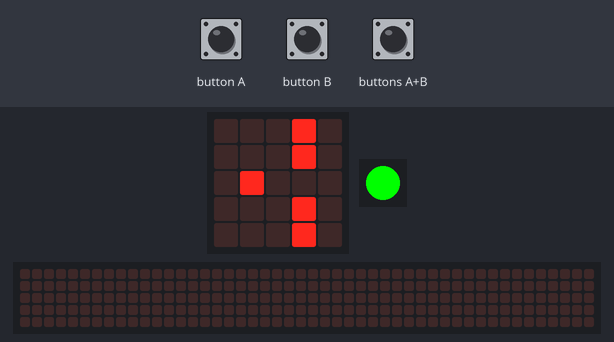
Bench run of a program on a simulated Calliope mini (MakeCode). Shown: the board's 5×5 LED display, 1 RGB LEDs in strip order, left to right, a strip that is not on the board, showing the scrolling text unrolled. The inputs (shaded band) are chosen by the test bench. Random numbers come from a fixed seed; the 48×5 strip is a reading aid, not a part: it shows the text the display is scrolling, unrolled, one strip-width of it at a time.

Above: at 1.6 s.
1.7 s: buttons A+B pressed for 0.15 s
At 1.93 s:
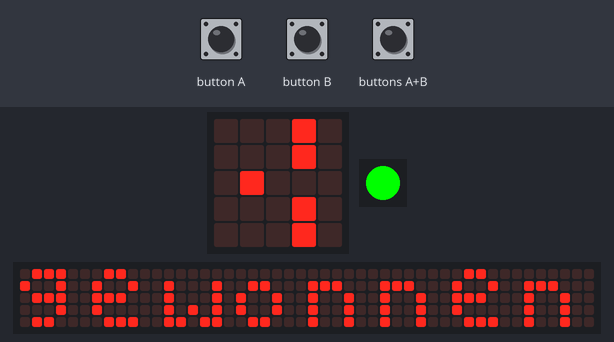
2.4 s: buttons A+B pressed for 1 s
At 3.85 s:
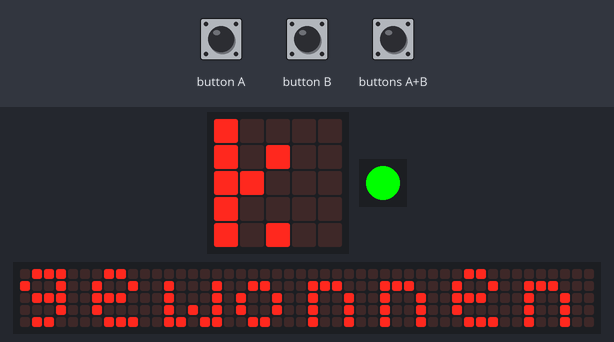
4.0 s: button A pressed for 0.15 s
At 4.45 s:
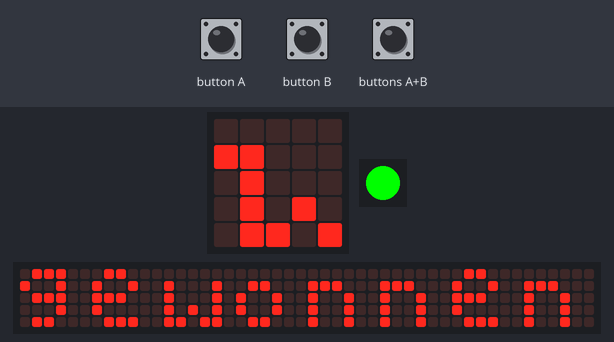
4.7 s: button B pressed for 0.15 s
At 5.05 s:
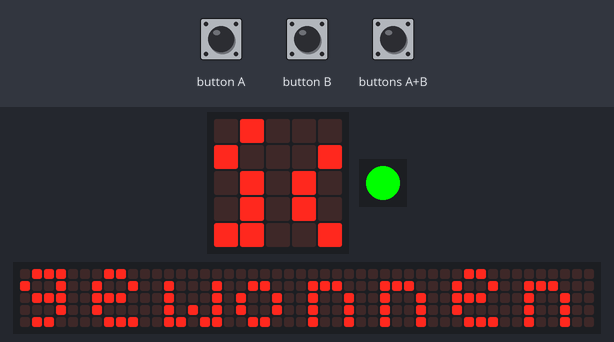
5.4 s: button A pressed for 0.15 s
At 5.95 s:
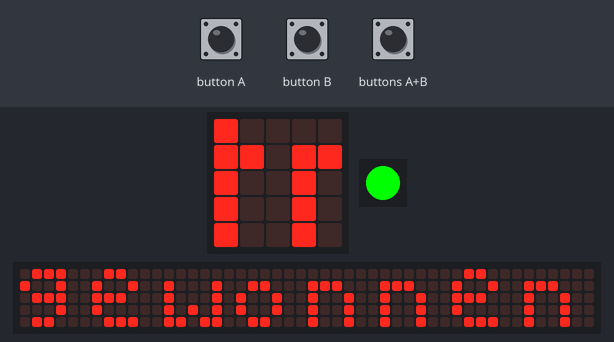
6.1 s: button B pressed for 0.15 s
At 6.55 s:
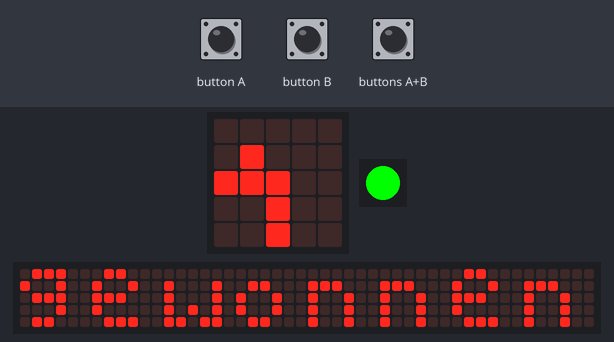
Timing chart, 0 to 9.7 s (numbered marks = the images above; inputs shaded):
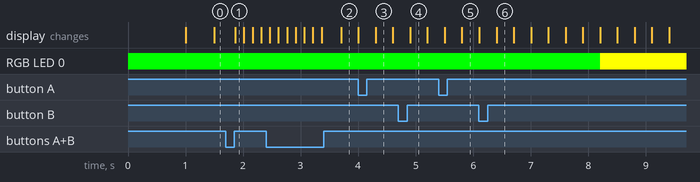

The program:

main.ts
```typescript
input.onButtonEvent(Button.A, input.buttonEventClick(), function () {
    if (Geheim != 1) {
        if (Leben != 0) {
            neue_Höhe = -1
        }
    }
})
input.onButtonEvent(Button.AB, input.buttonEventClick(), function () {
    Geheim += 1
})
input.onButtonEvent(Button.B, input.buttonEventClick(), function () {
    if (Geheim != 1) {
        if (Leben != 0) {
            neue_Höhe = 1
        }
    }
})
let neue_Höhe = 0
let Geheim = 0
let Leben = 0
let Speed = 500
let Schwierigkeit = 0
Leben = 3
let höhe = 2
Geheim = 0
let Block_1 = 7
let Block_2 = 11
let Block_3 = 15
basic.forever(function () {
    if (höhe < 0) {
        höhe = 0
    }
    if (Block_1 < 0) {
        Block_1 = randint(7, 10)
        Schwierigkeit += 1
    }
    if (Block_1 == Block_2 || Block_1 == Block_3 || (Block_1 - 1 == Block_2 || Block_1 - 1 == Block_3)) {
        Block_1 = randint(7, 10)
    }
    if (Block_2 < 0) {
        Block_2 = randint(12, 15)
        Schwierigkeit += 1
    }
    if (Block_2 == Block_1 || Block_2 == Block_3 || (Block_2 - 1 == Block_1 || Block_2 - 1 == Block_3)) {
        Block_1 = randint(12, 15)
    }
    if (Block_3 < 0) {
        Block_3 = randint(17, 20)
        Schwierigkeit += 1
    }
    if (Block_3 == Block_1 || Block_3 == Block_2 || (Block_3 - 1 == Block_1 || Block_3 - 1 == Block_2)) {
        Block_1 = randint(7, 10)
    }
})
basic.forever(function () {
    if (Geheim != 1) {
        if (Leben != 0) {
            led.unplot(1, höhe)
            höhe = höhe + neue_Höhe
            neue_Höhe = 0
            led.plot(1, höhe)
        }
        Speed = 500 - 50 * Schwierigkeit
    }
})
basic.forever(function () {
    if (Leben == 3) {
        basic.setLedColor(0x00ff00)
    }
    if (Leben == 2) {
        basic.setLedColor(0xffff00)
    }
    if (Leben == 1) {
        basic.setLedColor(0xff0000)
    }
    if (Leben == 0) {
        basic.showString("Verloren!!!")
    }
})
basic.forever(function () {
    if (höhe > 4) {
        höhe = 4
    }
})
basic.forever(function () {
    if (Geheim == 1) {
        if (randint(1, 2) == 1) {
            basic.showString("gewonnen!!!")
        } else {
            Leben = 0
        }
    }
})
loops.everyInterval(Speed, function () {
    if (Geheim != 1) {
        if (Leben != 0) {
            led.unplot(Block_3, 0)
            led.unplot(Block_3, 1)
            led.unplot(Block_3, 2)
            led.unplot(Block_3, 4)
            Block_3 += -1
            led.plot(Block_3, 0)
            led.plot(Block_3, 1)
            led.plot(Block_3, 2)
            led.plot(Block_3, 4)
            if (Block_3 == 1) {
                if (höhe != 3) {
                    Leben += -1
                }
            }
        }
        if (Leben != 0) {
            led.unplot(Block_1, 0)
            led.unplot(Block_1, 1)
            led.unplot(Block_1, 3)
            led.unplot(Block_1, 4)
            Block_1 += -1
            led.plot(Block_1, 0)
            led.plot(Block_1, 1)
            led.plot(Block_1, 3)
            led.plot(Block_1, 4)
            if (Block_1 == 1) {
                if (höhe != 2) {
                    Leben += -1
                }
            }
        }
        if (Leben != 0) {
            led.unplot(Block_2, 0)
            led.unplot(Block_2, 2)
            led.unplot(Block_2, 3)
            led.unplot(Block_2, 4)
            Block_2 += -1
            led.plot(Block_2, 0)
            led.plot(Block_2, 2)
            led.plot(Block_2, 3)
            led.plot(Block_2, 4)
            if (Block_2 == 1) {
                if (höhe != 1) {
                    Leben += -1
                }
            }
        }
    }
})
```

test.ts
```typescript
// Hier kann man Tests durchführen; diese Datei wird nicht kompiliert, wenn dieses Paket als Erweiterung verwendet wird.
```
